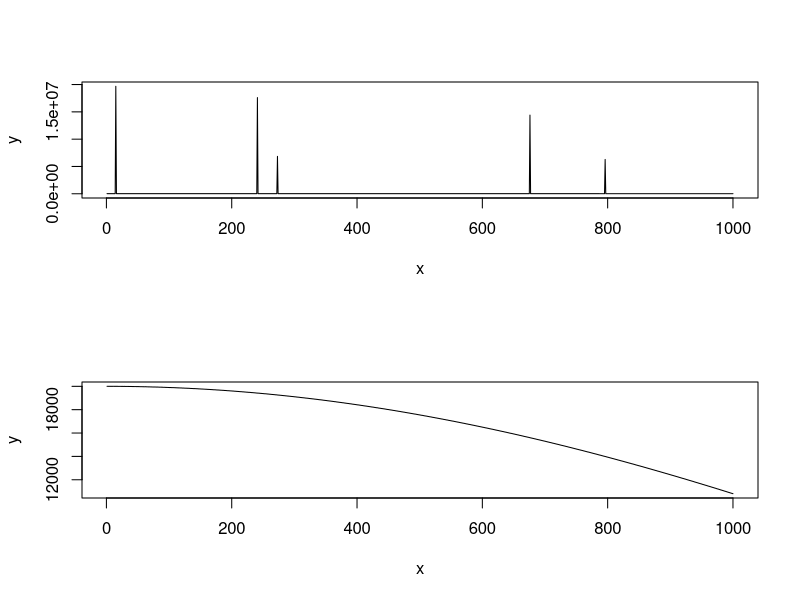

This chart was generated by the following R code:



d <- data.frame(x=seq(1, 1000),
                y = jitter(20000*cos(seq.int(1000)/ 1000), a=3))
id <- sample(seq.int(nrow(d)), 5)
d[id, 'y'] <- runif(length(id), 10, 1000)*d[id, 'y']
par(mfrow=c(2, 1))
plot(d, t="l")

## diffs <- diff(d[, 'y'])
## ids <- which(abs(diffs) > 100 * median(abs(diffs)))
## points(d[ids, 1], d[ids, 2], col="red")
## d[ids, "y"] <- approx(d[-ids, "x"], d[-ids, "y"], d[ids, "x"])$y
## plot(d, t="l")





despike_spectrum <- function(d, x = "wavenumber", y="value", threshold=100){

  n <- nrow(d)
  diffs <- abs(diff(d[, y]))
  id <-  which(abs(diffs) > 100 * median(abs(diffs)))
    
  if(!length(id))
    return(d)
  print(paste(id, sep=", "))
  d[id, y] <- approx(d[-id, x], d[-id, y], d[id, x])$y
  
  invisible(d)
}


d2 <- despike_spectrum(d, "x", "y")
plot(d2, t="l")

